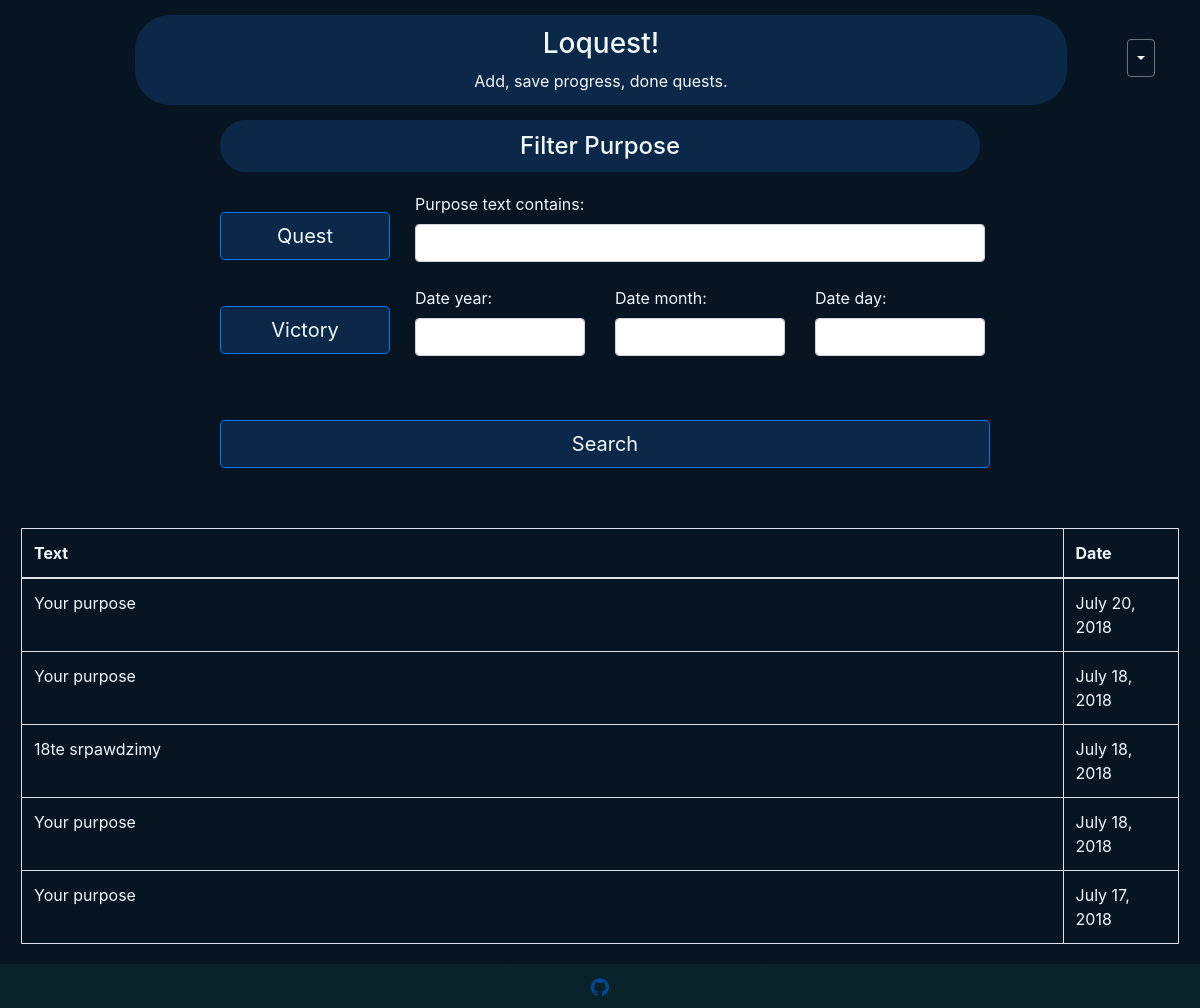
Before: /search_purpose (signed in) with the older database file.
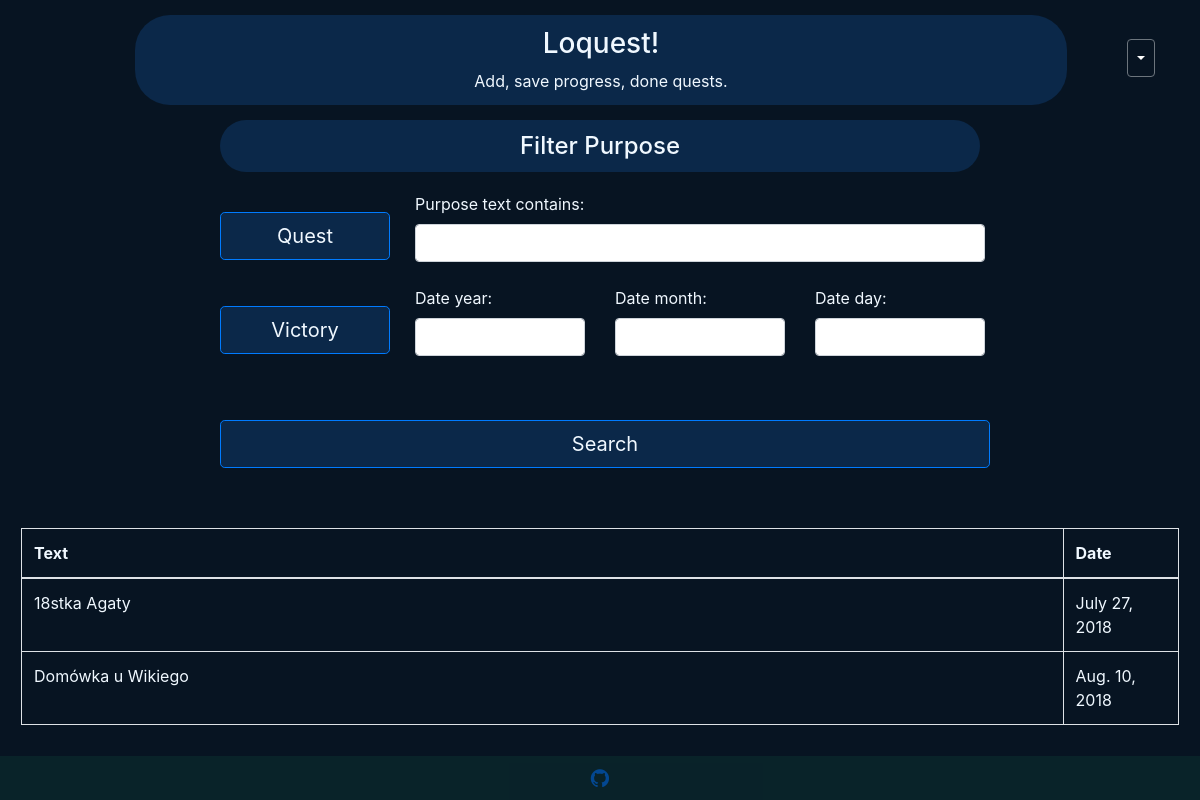
After: the same page with the newer database file.
### todo/models.py (models this page shows, shortened)
class Purpose(models.Model):
    who = models.ForeignKey(settings.AUTH_USER_MODEL, on_delete=models.CASCADE, default=1)
    purpose_text = models.CharField(max_length=400, default='Your purpose')
    pub_date = models.DateField('date', default='')

### todo/views.py (the view)
# urls.py: path('search_purpose', views.search_purpose, name='search_purpose'),
def search_purpose(request):
    purpose_list = Purpose.objects.filter(who=request.user)
    purpose_filter = PurposeFilter(request.GET, queryset=purpose_list)
    return render(request, 'todo/search_purpose.html', {'filter': purpose_filter})

### todo/templates/todo/search_purpose.html (shortened to what this page needs)
{% extends 'todo/base.html' %}
{% load widget_tweaks %}
{% block content %}
        <form method="get">
                <div class="container" style="width: 800px">
                  <h4 class="well well-sm text-center" style="margin: 15px 5px 20px 5px;background-color: #0B2849; color: aliceblue;">Filter Purpose</h4>
                  <div class="row" style="left: 15%">
                    <div class="form-group col-sm-4 col-md-3" style="color: aliceblue">
                        <a class="btn btn-lg btn-primary btn-block" style="background-color: #0B2849; color: aliceblue; margin: 20px 5px 10px 5px;" href="search">Quest</a>
                    </div>
                    <div class="form-group col-sm-4 col-md-3" style="color: aliceblue; min-width:75%">
                      {{ filter.form.purpose_text.label_tag }}
                      {% render_field filter.form.purpose_text class="form-control" %}
                    </div>
                  </div>
                  <div class="row" style="left: 15%">
                    <div class="form-group col-sm-4 col-md-3" style="color: aliceblue">
                        <a class="btn btn-lg btn-primary btn-block" style="background-color: #0B2849; color: aliceblue; margin: 20px 5px 10px 5px;" href="search_victory">Victory</a>
                    </div>
                    <div class="form-group col-sm-4 col-md-3" style="color: aliceblue">
                        {{ filter.form.pub_date_year.label_tag }}
                        {% render_field filter.form.pub_date_year class="form-control" %}
                    </div>
                    <div class="form-group col-sm-4 col-md-3" style="color: aliceblue">
                        {{ filter.form.pub_date_month.label_tag }}
                        {% render_field filter.form.pub_date_month class="form-control" %}
                    </div>
                    <div class="form-group col-sm-4 col-md-3" style="color: aliceblue">
                        {{ filter.form.pub_date_day.label_tag }}
                        {% render_field filter.form.pub_date_day class="form-control" %}
                    </div>
                  </div>
                  <button type="submit" class="btn btn-lg btn-primary btn-block" style="background-color: #0B2849; color: aliceblue; margin: 40px 5px 60px 5px;">
                     Search
                  </button>
                </div>
              </form>
              <table class="table table-bordered" style="color: aliceblue ;margin: 0px 0px 10px 6px;width:99%">
                <thead>
                  <tr>
                    <th style="width:90%">Text</th>
                    <th style="width:90%">Date</th>
                  </tr>
                </thead>
                <tbody>
                  {% for purpose in filter.qs %}
                    <tr>
                      <td>{{ purpose.purpose_text }}</td>
                      <td>{{ purpose.pub_date }}</td>
                    </tr>
                  {% empty %}
                    <tr>
                      <td colspan="5">No data</td>
                    </tr>
                  {% endfor %}
                </tbody>
              </table>
{% endblock %}

Changed rows visible on the page:
removed Purpose: purpose_text "Your purpose", pub_date "July 20, 2018"
removed Purpose: purpose_text "Your purpose", pub_date "July 18, 2018"
removed Purpose: purpose_text "18te srpawdzimy", pub_date "July 18, 2018"
removed Purpose: purpose_text "Your purpose", pub_date "July 18, 2018"
removed Purpose: purpose_text "Your purpose", pub_date "July 17, 2018"
added Purpose: purpose_text "18stka Agaty", pub_date "July 27, 2018"
added Purpose: purpose_text "Domówka u Wikiego", pub_date "Aug. 10, 2018"
